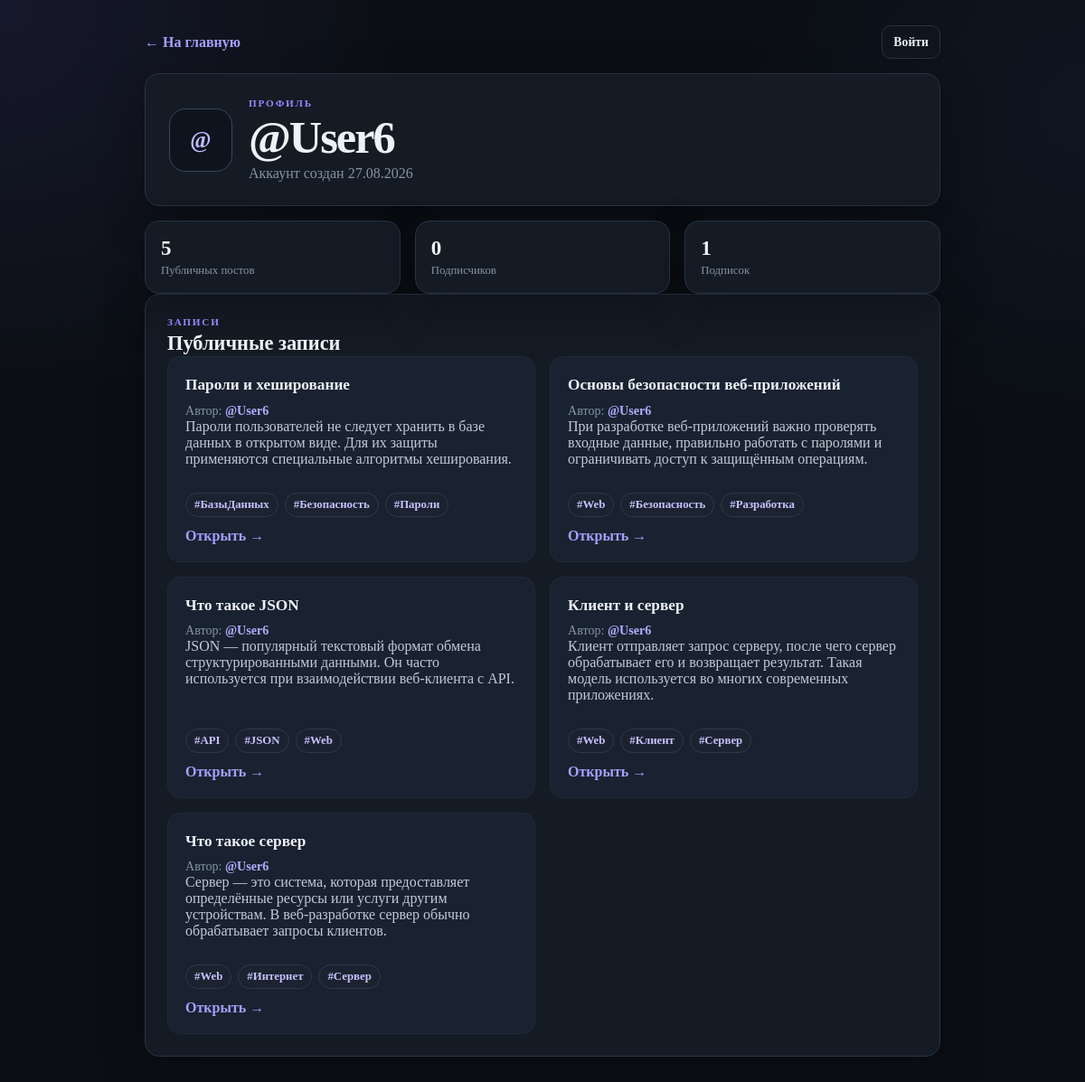
Screenshot of /user.php?id=6 with the database file from the repository.
### tables this page shows
CREATE TABLE `users` (
  `id` int NOT NULL,
  `login` varchar(50) NOT NULL,
  `password` varchar(255) NOT NULL,
  `created_at` timestamp NULL DEFAULT CURRENT_TIMESTAMP
);

CREATE TABLE `posts` (
  `id` int NOT NULL,
  `user_id` int NOT NULL,
  `title` varchar(255) NOT NULL,
  `text` text NOT NULL,
  `is_private` tinyint(1) NOT NULL DEFAULT '0',
  `created_at` timestamp NULL DEFAULT CURRENT_TIMESTAMP,
  `secret_code` varchar(64) DEFAULT NULL
);

### auth.php (called while the page is built, shortened)
<?php
require_once __DIR__ . '/db.php';
function isLoggedIn(): bool
{
    return isset($_SESSION['user_id']);
}

### db.php (called while the page is built, shortened)
<?php
function db(): PDO
{
    static $pdo = null;
    if ($pdo === null) {
        $pdo = new PDO(
            'mysql:host=' . DB_HOST . ';dbname=' . DB_NAME . ';charset=' . DB_CHARSET,
            DB_USER,
            DB_PASS,
            [
                PDO::ATTR_ERRMODE => PDO::ERRMODE_EXCEPTION,
                PDO::ATTR_DEFAULT_FETCH_MODE => PDO::FETCH_ASSOC,
                PDO::ATTR_EMULATE_PREPARES => false,
            ]
        );
    }
    return $pdo;
}
function callProcedure(string $sql, array $params = []): array
{
    $pdo = db();
    $stmt = $pdo->prepare($sql);
    $stmt->execute($params);
    $result = $stmt->fetchAll();
    return $result;
}
function h(?string $value): string
{
    return htmlspecialchars($value ?? '', ENT_QUOTES, 'UTF-8');
}

### user.php (the view, shortened to what this page needs)
<?php
require_once __DIR__ . '/auth.php';
$profile = null;
$posts = [];
$error = '';
$profileId = isset($_GET['id']) ? (int)$_GET['id'] : 0;
if ($profileId <= 0) {
    $error = 'Пользователь не найден';
} else {
    try {
        $rows = callProcedure(
            'CALL get_user_profile(?, ?)',
            [$profileId, userId()]
        );
        $profile = $rows[0] ?? null;
        if (!$profile) {
            $error = 'Пользователь не найден';
        } else {
            $posts = callProcedure(
                'CALL get_user_public_posts(?)',
                [$profileId]
            );
        }
    } catch (PDOException $e) {
        $error = 'Ошибка базы данных';
    }
}
?>
<!doctype html>
<html lang="ru">
<head>
    <link rel="stylesheet" href="assets/css/base.css">
    <link rel="stylesheet" href="assets/css/user.css">
</head>
<body class="site-body">
<div class="page-shell page-shell--narrow-wide">
    <div class="page-topbar">
        <a class="text-link" href="index.php">← На главную</a>
        <?php if (isLoggedIn()): ?>
            <span class="user-chip">@<?= h(currentLogin()) ?></span>
        <?php else: ?>
            <a class="button button--small button--ghost" href="login.php">Войти</a>
        <?php endif; ?>
    </div>
    <?php if ($error): ?>
        <div class="alert alert--error"><?= h($error) ?></div>
    <?php elseif ($profile): ?>
        <section class="profile-hero">
            <div class="profile-avatar">@</div>
            <div class="profile-main">
                <p class="eyebrow">ПРОФИЛЬ</p>
                <h1>@<?= h($profile['login']) ?></h1>
                <p class="muted">Аккаунт создан <?= h(date('d.m.Y', strtotime($profile['created_at']))) ?></p>
            </div>
        </section>
        <section class="stats-grid">
            <div class="stat-card"><strong><?= (int)$profile['public_posts_count'] ?></strong><span>Публичных постов</span></div>
            <div class="stat-card"><strong id="profile-followers-count"><?= (int)$profile['followers_count'] ?></strong><span>Подписчиков</span></div>
            <div class="stat-card"><strong id="profile-following-count"><?= (int)$profile['following_count'] ?></strong><span>Подписок</span></div>
        </section>
        <section class="panel">
            <div class="section-heading">
                <div>
                    <p class="eyebrow">ЗАПИСИ</p>
                    <h2>Публичные записи</h2>
                </div>
            </div>
            <div class="posts-grid">
                <?php foreach ($posts as $post): ?>
                    <article class="post-card">
                        <h3><?= h($post['title']) ?></h3>
                        <p class="post-meta">Автор: <a class="author-link" href="user.php?id=<?= (int)$post['user_id'] ?>">@<?= h($post['login']) ?></a></p>
                        <p class="post-preview"><?= nl2br(h($post['text'])) ?></p>
                        <?php if (!empty($post['tags'])): ?>
                            <div class="tag-list">
                                <?php foreach (explode(',', $post['tags']) as $tag): ?>
                                    <?php $tag = trim($tag); ?>
                                    <?php if ($tag !== ''): ?>
                                        <a class="tag" href="index.php?tag=<?= rawurlencode($tag) ?>">#<?= h($tag) ?></a>
                                    <?php endif; ?>
                                <?php endforeach; ?>
                            </div>
                        <?php endif; ?>
                        <a class="text-link" href="post.php?id=<?= (int)$post['id'] ?>">Открыть →</a>
                    </article>
                <?php endforeach; ?>
            </div>
        </section>
    <?php endif; ?>
</div>
</body>
</html>

### assets/css/base.css (style rules this page uses)
:root { --bg: #0b0f14; --bg-soft: #10161f; --surface: #141b25; --surface-2: #192230; --surface-3: #0f151d; --text: #eef2f7; --text-soft: #c2cad5; --muted: #8793a3; --border: #273241; --border-soft: #202a37; --primary: #7c6cff; --primary-hover: #8d7fff; --secondary: #26314a; --secondary-text: #d8ddff; --danger: #ef5b68; --danger-soft: #311a20; --success: #57c78a; --success-soft: #142a20; --warning: #e7b95b; --warning-soft: #302710; --shadow: 0 18px 50px rgba(0, 0, 0, .28); --radius: 16px; }
* { box-sizing: border-box; }
html { scroll-behavior: smooth; }
body { min-height: 100vh; margin: 0; color: var(--text); background: radial-gradient(circle at 0 0, rgba(124, 108, 255, .10), transparent 28rem), radial-gradient(circle at 100% 10%, rgba(84, 112, 255, .06), transparent 24rem), var(--bg); font-family: Inter, ui-sans-serif, system-ui, -apple-system, BlinkMacSystemFont, "Segoe UI", sans-serif; line-height: 1.6; }
body, button, input, textarea { font: inherit; }
a { color: #a79fff; text-decoration: none; }
h1, h2, h3, p { margin-top: 0; }
h1 { margin-bottom: 8px; font-size: clamp(2rem, 5vw, 3.15rem); line-height: 1.08; letter-spacing: -.04em; }
h2 { margin-bottom: 0; font-size: 1.4rem; line-height: 1.2; }
h3 { margin-bottom: 8px; font-size: 1.08rem; line-height: 1.35; }
.site-body { min-height: 100vh; }
.page-shell { width: min(1120px, calc(100% - 32px)); margin-inline: auto; padding-block: 28px 42px; }
.page-shell--narrow-wide { width: min(880px, calc(100% - 32px)); }
.site-header, .page-topbar, .section-heading, .post-card__top, .comment-card__header, .header-actions, .auth-links, .post-actions, .button-row, .inline-fields, .inline-form, .brand-block { display: flex; align-items: center; }
.site-header, .page-topbar, .section-heading, .post-card__top, .comment-card__header { justify-content: space-between; gap: 18px; }
.page-topbar { margin-bottom: 16px; }
.eyebrow { margin-bottom: 5px; color: #9489ff; font-size: .7rem; font-weight: 800; letter-spacing: .16em; text-transform: uppercase; }
.muted, .post-meta, .field__hint { color: var(--muted); }
.muted { margin-bottom: 0; }
.user-chip, .count-badge, .post-badge, .tag { display: inline-flex; align-items: center; width: fit-content; border-radius: 999px; }
.panel, .auth-card, .post-detail, .profile-hero, .stat-card { border: 1px solid var(--border); border-radius: var(--radius); background: var(--surface); box-shadow: var(--shadow); }
.panel { padding: 24px; }
.dashboard-grid, .tools-grid, .posts-grid, .stats-grid { display: grid; gap: 16px; }
.tools-grid, .posts-grid { grid-template-columns: repeat(2, minmax(0, 1fr)); }
.stats-grid { grid-template-columns: repeat(3, minmax(0, 1fr)); }
.post-card { display: flex; flex-direction: column; min-width: 0; padding: 19px; border: 1px solid var(--border-soft); border-radius: 14px; background: var(--surface-2); transition: transform .18s ease, border-color .18s ease, box-shadow .18s ease; }
.post-preview { flex: 1; margin-bottom: 16px; color: var(--text-soft); overflow-wrap: anywhere; }
.post-meta { margin-bottom: 0; font-size: .88rem; }
.author-link { color: #b4adff; font-weight: 700; }
.tag-list { display: flex; flex-wrap: wrap; gap: 7px; margin-block: 12px; }
.tag { padding: 5px 9px; border: 1px solid #303a4b; background: #1b2330; color: #c7c1ff; font-size: .8rem; font-weight: 700; }
.button { display: inline-flex; align-items: center; justify-content: center; min-height: 43px; padding-inline: 15px; border: 1px solid transparent; border-radius: 10px; font-weight: 750; transition: transform .16s ease, background .16s ease, border-color .16s ease; }
.button--ghost { border-color: var(--border); background: var(--surface-3); color: var(--text); }
.button--small { min-height: 37px; padding-inline: 12px; font-size: .86rem; }
.text-link { font-weight: 750; }
.profile-hero { display: grid; grid-template-columns: auto minmax(0, 1fr) auto; gap: 18px; align-items: center; margin-bottom: 16px; padding: 26px; }
.profile-avatar { display: grid; place-items: center; width: 70px; height: 70px; border: 1px solid #38455a; border-radius: 18px; background: #0e141d; color: #c2bcff; font-size: 25px; font-weight: 800; }
.profile-main h1 { margin-bottom: 4px; }
.stat-card { display: grid; gap: 4px; padding: 17px; }
.stat-card strong { font-size: 23px; }
.stat-card span { color: var(--muted); font-size: .8rem; }

### assets/css/user.css (style rules this page uses)
.profile-main { min-width: 0; }

### rows the page displays
users: login "User6", created_at "27.08.2026"
posts: title "Пароли и хеширование", user.login "User6", text "Пароли пользователей не следует хранить в базе данных в открытом виде. Для их защиты применяются специальные алгоритмы хеширования.", tag "БазыДанных", tag "Безопасность", tag "Пароли"
posts: title "Основы безопасности веб-приложений", user.login "User6", text "При разработке веб-приложений важно проверять входные данные, правильно работать с паролями и ограничивать доступ к защищённым операциям.", tag "Web", tag "Безопасность", tag "Разработка"
posts: title "Что такое JSON", user.login "User6", text "JSON — популярный текстовый формат обмена структурированными данными. Он часто используется при взаимодействии веб-клиента с API.", tag "API", tag "JSON", tag "Web"
posts: title "Клиент и сервер", user.login "User6", text "Клиент отправляет запрос серверу, после чего сервер обрабатывает его и возвращает результат. Такая модель используется во многих современных приложениях.", tag "Web", tag "Клиент", tag "Сервер"
posts: title "Что такое сервер", user.login "User6", text "Сервер — это система, которая предоставляет определённые ресурсы или услуги другим устройствам. В веб-разработке сервер обычно обрабатывает запросы клиентов.", tag "Web", tag "Интернет", tag "Сервер"

### other values shown
$profile['public_posts_count'] "5"
$profile['followers_count'] "0"
$profile['following_count'] "1"
